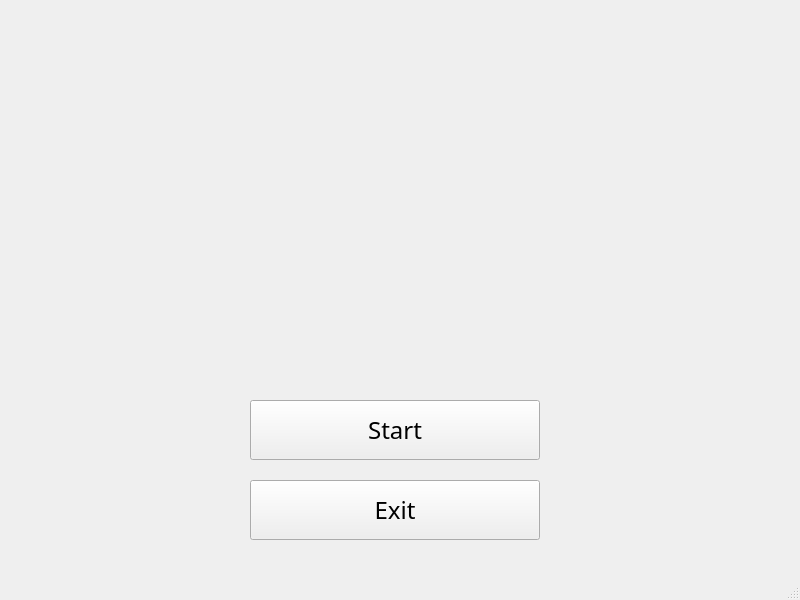
<?xml version="1.0" encoding="UTF-8"?>
<ui version="4.0">
 <class>MainWindow</class>
 <widget class="QMainWindow" name="MainWindow">
  <property name="enabled">
   <bool>true</bool>
  </property>
  <property name="geometry">
   <rect>
    <x>0</x>
    <y>0</y>
    <width>800</width>
    <height>600</height>
   </rect>
  </property>
  <property name="mouseTracking">
   <bool>false</bool>
  </property>
  <property name="windowTitle">
   <string>Arkanoid Game</string>
  </property>
  <property name="autoFillBackground">
   <bool>false</bool>
  </property>
  <property name="animated">
   <bool>true</bool>
  </property>
  <property name="dockOptions">
   <set>QMainWindow::AllowTabbedDocks|QMainWindow::AnimatedDocks</set>
  </property>
  <widget class="QWidget" name="centralwidget">
   <property name="cursor">
    <cursorShape>ArrowCursor</cursorShape>
   </property>
   <widget class="QPushButton" name="exitButton">
    <property name="geometry">
     <rect>
      <x>250</x>
      <y>480</y>
      <width>290</width>
      <height>60</height>
     </rect>
    </property>
    <property name="sizePolicy">
     <sizepolicy hsizetype="Minimum" vsizetype="Fixed">
      <horstretch>0</horstretch>
      <verstretch>16</verstretch>
     </sizepolicy>
    </property>
    <property name="font">
     <font>
      <family>Biff</family>
      <pointsize>18</pointsize>
      <weight>50</weight>
      <bold>false</bold>
     </font>
    </property>
    <property name="text">
     <string>Exit</string>
    </property>
   </widget>
   <widget class="QPushButton" name="startButton">
    <property name="geometry">
     <rect>
      <x>250</x>
      <y>400</y>
      <width>290</width>
      <height>60</height>
     </rect>
    </property>
    <property name="sizePolicy">
     <sizepolicy hsizetype="Minimum" vsizetype="Fixed">
      <horstretch>0</horstretch>
      <verstretch>16</verstretch>
     </sizepolicy>
    </property>
    <property name="font">
     <font>
      <family>Biff</family>
      <pointsize>18</pointsize>
     </font>
    </property>
    <property name="cursor">
     <cursorShape>ArrowCursor</cursorShape>
    </property>
    <property name="text">
     <string>Start</string>
    </property>
   </widget>
  </widget>
  <widget class="QMenuBar" name="menubar">
   <property name="geometry">
    <rect>
     <x>0</x>
     <y>0</y>
     <width>800</width>
     <height>20</height>
    </rect>
   </property>
  </widget>
  <widget class="QStatusBar" name="statusbar"/>
 </widget>
 <resources/>
 <connections/>
</ui>
